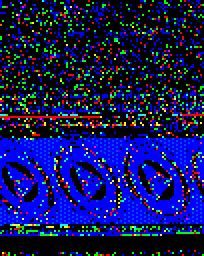
#> input picture features/malfinerssd/adware_bundler/VirusShare_26e0acd0692034ab639c28076aa9b9d2.png, 102 x 128 px (shown 2 times larger)
$ python -i utils_gist.py   (imports and definitions only)
#> lines starting #> are read from the running program, lines starting #| are printed output that depends on the picture
### techniques/img_gist_feature/util__img.py
# -*- coding: utf-8 -*-
import os
import sys
import cv2
import imghdr
import imageio
import numpy as np
from PIL import Image
from skimage.metrics import structural_similarity
S_NOW_DIR = os.path.dirname(os.path.abspath(__file__))
sys.path.append(S_NOW_DIR)
from util__base import *

'''
Is numpy matrix all no-zero data in alpha channel
'''
# [13 lines left out: function is_single_alpha, not called in this run]

'''
Convert raw image to small gray image, resize is  n_resize * n_resize
'''
# [34 lines left out: function img_2gray, not called in this run]

'''
a image to bgr format
'''
def img_2bgr(np_img_in, run_log=None, b_print=False):
    if np_img_in is None:
        return None, -3

    np_img_bgr = None # if raw image is uint16 so conver to uint8
    if len(np_img_in.shape) == 3 and np_img_in.shape[2] == 3: # Raw Image is BGR imge, so continue
        np_img_bgr = np_img_in
    elif len(np_img_in.shape) == 3 and np_img_in.shape[2] == 4: # Raw Image is BGRA imge, there are different situation to solve
        h, w, c = np_img_in.shape
        np_img_bgr_1 = cv2.cvtColor(np_img_in, cv2.COLOR_BGRA2BGR)
        b, g, r, a = cv2.split(np_img_in)
        b = cv2.convertScaleAbs(b, alpha=(255.0/65535.0)) # (b/256).astype('uint8')
        g = cv2.convertScaleAbs(g, alpha=(255.0/65535.0))
        r = cv2.convertScaleAbs(r, alpha=(255.0/65535.0))
        a = cv2.convertScaleAbs(a, alpha=(255.0/65535.0))
        new_img  = cv2.merge((b, g, r))
        not_a = cv2.bitwise_not(a)
        not_a = cv2.cvtColor(not_a, cv2.COLOR_GRAY2BGR)
        new_img = cv2.bitwise_and(new_img, new_img, mask = a)
        np_img_bgr_2 = cv2.add(new_img, not_a)
        np_img_gray_1 = cv2.cvtColor(cv2.convertScaleAbs(np_img_bgr_1, alpha=(255.0/65535.0)), cv2.COLOR_BGR2GRAY) # Which image has most not white
        np_img_gray_2 = cv2.cvtColor(np_img_bgr_2, cv2.COLOR_BGR2GRAY)
        n_info_1 = len(np.unique(np_img_gray_1))
        n_info_2 = len(np.unique(np_img_gray_2))
        np_img_bgr = np_img_bgr_1 if n_info_1 >= n_info_2 else np_img_bgr_2
    elif len(np_img_in.shape) == 3 and np_img_in.shape[2] == 1: # Raw Image is gray image
        np_img_bgr = np.tile(np_img_in, (1, 1, 3))     # 256x256x1 ==> 256x256x3
    elif len(np_img_in.shape) == 2:
        np_img_bgr = np.tile(np_img_in, (3, 1, 1))     # 256x256 ==> 3x256x256
        np_img_bgr = np.transpose(np_img_bgr, (1, 2, 0))  # 3x256x256 ==> 256x256x3
    return np_img_bgr, 0

'''
resize a image
'''
def img_resize(np_img_in, ln_resize, run_log=None, b_print=False):
    try:
        np_img_resize = cv2.resize(np_img_in, ln_resize, fx=0.5, fy=0.5, interpolation=cv2.INTER_AREA)
        return np_img_resize, 0
    except Exception as e:
        s_msg = 'resize err:%s' % str(e)
        run_log and run_log.error(s_msg)
        b_print and print(s_msg)
        return None, -3

'''
A image is usable image
'''
# [31 lines left out: function is_usable_img, not called in this run]

'''
A image deblank
'''
# [50 lines left out: function img_deblank, not called in this run]

'''
Get all frame form gif
Mode
1             1 bit pixel, black and white, save 8 bit pixel
L             8 bit pixel, black and white
P             8 bit pixel, mapping other mode with using color palette
RGB           3×8 bit pixel, true color
RGBA          4×8位像素，真彩+透明通道
CMYK          4×8位像素，颜色隔离
YCbCr         3×8位像素，彩色视频格式
I             32位整型像素
F             32位浮点型像素
'''
# [25 lines left out: function get_all_frame_from_gif, not called in this run]

'''
get a gif frome each frame image
'''
# [12 lines left out: function gen_gif_from_frames, not called in this run]

'''
Get real format of a image
'''
# [15 lines left out: function get_img_obv_and_true_ext, not called in this run]

'''
Get numpy array from path of image
'''
# [9 lines left out: function read_img, not called in this run]

'''
Write a image with url
'''
# [10 lines left out: function write_img, not called in this run]

'''
Resize a image in window size
'''
# [22 lines left out: function img_resize_win, not called in this run]

'''
A image is right bpg format?
'''
# [21 lines left out: function is_bpg_img, not called in this run]

'''
Get histogram equalization image
'''
# [16 lines left out: function get_histeq_img, not called in this run]

'''
Compute ssim
'''
# [16 lines left out: function get_ssim, not called in this run]

'''
Canny edge detect
'''
# [17 lines left out: function canny_edge_detect, not called in this run]

### techniques/img_gist_feature/utils_gist.py
# -*- coding: utf-8 -*-

import os
import cv2
import sys
import time
import numpy as np

S_NOW_DIR = os.path.dirname(os.path.abspath(__file__))
sys.path.append(S_NOW_DIR)

from util__img import *

class GistUtils:
    def __init__(self, n_resize=128, n_w=5, ln_orientation=[5, 5, 5, 5], n_block_num=4, n_prefilt=4):
        # vector dim(single chanle) = sum(ln_orientation) * n_block_num * n_block_num
        # (5+5+5+5)*(4*4) = 320
        self.n_resize = n_resize
        self.n_boundaryExtension = self.n_resize // 4
        self.n_w = n_w
        self.ln_orientation = ln_orientation
        self.n_block_num = n_block_num  # MUST n_resize % n_block_num == 0
        self.n_prefilt = n_prefilt

        self.__create_gabor()
        self.__get_gfmat()

    def get_gist_vec(self, np_img_raw, mode="rgb"):
        # resize
        np_img_resize, n_ret = img_resize(np_img_raw, (self.n_resize, self.n_resize))
        if n_ret != 0:
            print("image resize error")
            return None

        # convert gray or rgb
        np_gist = None
        if mode.lower() == "gray":
            np_img_gray, n_ret = img_2gray(np_img_resize)
            np_prefilt_img = self.__get_pre_filt(np_img_gray)
            np_gist = self.__gist_main(np_prefilt_img)

        elif mode.lower() == "rgb" or mode.lower() == "bgr":
            np_img_bgr, n_ret = img_2bgr(np_img_resize)

            np_img_b = np_img_bgr[:,:,0]
            np_img_g = np_img_bgr[:,:,1]
            np_img_r = np_img_bgr[:,:,2]

            np_gist_b = self.__get_pre_filt(np_img_b)
            np_gist_g = self.__get_pre_filt(np_img_g)
            np_gist_r = self.__get_pre_filt(np_img_r)

            np_gist_b = self.__gist_main(np_gist_b)
            np_gist_g = self.__gist_main(np_gist_g)
            np_gist_r = self.__gist_main(np_gist_r)


            np_gist = np.hstack([np_gist_b, np_gist_g, np_gist_r])
        else:
            print("input mode error")

        return np_gist

    def __get_pre_filt(self, np_img):
        np_log_img = np.log(np_img + 1.0)
        np_pad_img = np.pad(np_log_img,((self.n_w,self.n_w), (self.n_w,self.n_w)), 'symmetric')

        np_gf = self.np_gf
        np_out = np_pad_img - np.real(np.fft.ifft2(np.fft.fft2(np_pad_img) * np_gf ))

        np_local = np.sqrt(np.abs(np.fft.ifft2(np.fft.fft2(np_out **2) * np_gf)))
        np_out = np_out / (0.2 + np_local)

        n_size = self.n_resize + 2 * self.n_w

        return np_out[self.n_w: n_size - self.n_w, self.n_w : n_size - self.n_w]

    def __gist_main(self, np_prefilt_img):

        n_b = self.n_boundaryExtension
        np_pad_img = np.pad(np_prefilt_img, ((n_b, n_b), (n_b, n_b)), 'symmetric')
        np_fft2_img = np.fft.fft2(np_pad_img)


        n_filter = self.np_gabor.shape[2]
        n_size = self.np_gabor.shape[0]
        lf_gist = []
        for i in range(n_filter):
            np_res = np.abs(np.fft.ifft2( np_fft2_img * self.np_gabor[:,:,i] ))

            np_res = np_res[n_b: n_size - n_b, n_b : n_size - n_b]

            lf_filter_res = self.__down_sampling(np_res)
            lf_gist = lf_gist + lf_filter_res

        np_gist = np.asarray(lf_gist)
        return np_gist[np.newaxis,:]

    def __create_gabor(self):
        n_gabor_size = self.n_resize + 2 * self.n_boundaryExtension
        ln_or = self.ln_orientation

        n_scales = len(ln_or)
        n_filters = sum(ln_or)

        np_param = np.zeros((n_filters, 4), dtype = np.float64)
        n_index = 0
        for i in range(n_scales):
            for j in range(0, ln_or[i]):
                np_param[n_index, 0] = 0.35
                np_param[n_index, 1] = 0.3 / (1.85**i)
                np_param[n_index, 2] = 16 *(ln_or[i]**2)/(32**2)
                np_param[n_index, 3] = np.pi/ln_or[i] * j

                n_index += 1


        np_linear = np.linspace(-n_gabor_size//2, n_gabor_size//2-1, n_gabor_size)
        np_fx, np_fy = np.meshgrid(np_linear, np_linear)
        np_res_A = np.fft.fftshift(np.sqrt(np_fx ** 2 + np_fy**2))
        np_res_B = np.fft.fftshift(np.angle(np_fx + 1j*np_fy))

        self.np_gabor = np.zeros((n_gabor_size, n_gabor_size, n_filters), dtype = np.float64)
        for i in range(n_filters):
            np_tr = np_res_B + np_param[i,3]
            np_A  = (np_tr < -np.pi) + 0.0
            np_B  = (np_tr > np.pi) + 0.0

            np_tr = np_tr + 2 *np.pi * np_A - 2*np.pi*np_B
            np_every_gabor = np.exp(-10 * np_param[i,0] * ((np_res_A / n_gabor_size /np_param[i,1] - 1) **2) - 2*np_param[i,2]*np.pi*(np_tr **2))

            self.np_gabor[:,:,i] = np_every_gabor

    def sav_gist_gabor_to_dir(self, s_gabor_folder = 'Gabor'):
        if self.np_gabor is None:
            print('gabor is not exists')

        if s_gabor_folder == None or s_gabor_folder == '':
            s_gabor_folder = 'Gabor'

        if not os.path.exists(s_gabor_folder) or not os.path.isdir(s_gabor_folder):
            os.makedirs(s_gabor_folder)

        n_row, n_col, n_num = self.np_gabor.shape
        for i in range(n_num):
            np_submat = self.np_gabor[:, :, i]
            np.savetxt('%s/Gabor%s' % (s_gabor_folder, str(i).zfill(2)), np_submat)
        print('Write Success.')


    def __get_gfmat(self):
        n_s1 = self.n_prefilt /np.sqrt(np.log(2))
        n_boundray = self.n_resize + 2 * self.n_w

        np_linear = np.linspace(-n_boundray//2, n_boundray//2-1, n_boundray)
        np_fx, np_fy = np.meshgrid(np_linear, np_linear)

#        np_gf = np.fft.fftshift(np.exp( -(np_fx **2 + np_fy **2)/(n_s1 ** 2)))
        self.np_gf = np.fft.fftshift(np.exp( -(np_fx **2 + np_fy **2)/(n_s1 ** 2)))

    def __down_sampling(self, np_img):
        np_index = np.linspace(0, self.n_resize, self.n_block_num + 1, dtype = np.int64)
        ln_data = []
        for i in range(self.n_block_num):
            for j in range(self.n_block_num):
                np_zone = np_img[np_index[i]: np_index[i+1] , np_index[j]: np_index[j+1]]
                np_zone = np_zone.T.reshape(-1)
#                n_res = np.median(np_zone)
                n_res = np.max(np_zone)
                ln_data.append(n_res)
        return ln_data


>>> import cv2
>>> picture = cv2.imread('../../features/malfinerssd/adware_bundler/VirusShare_26e0acd0692034ab639c28076aa9b9d2.png')
#> picture is the input picture: shape (128, 102, 3); mean B, G, R 90.9, 20.3, 15
>>> result = GistUtils().get_gist_vec(picture)
#> in img_resize, `np_img_resize = cv2.resize(np_img_in, ln_resize, fx=0.5, fy=0.5, inter..`:
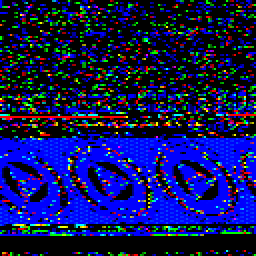
#> np_img_resize: shape (128, 128, 3) (shown 2 times larger); mean B, G, R 90.9, 20.3, 15
#> in get_gist_vec, `np_img_resize, n_ret = img_resize(np_img_raw, (self.n_resize, self.n_r..`: n_ret = 0
#> in __get_pre_filt, `return np_out[self.n_w: n_size - self.n_w, self.n_w : n_size - self.n_w]`:
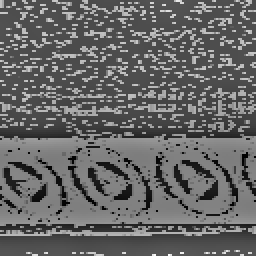
#> returned value: shape (128, 128) float64 (shown 2 times larger); min -2.06, max 3.1, mean 0.000618; drawn with min black and max white
#> in __get_pre_filt (call 3), `np_local = np.sqrt(np.abs(np.fft.ifft2(np.fft.fft2(np_out **2) * np_gf..`:
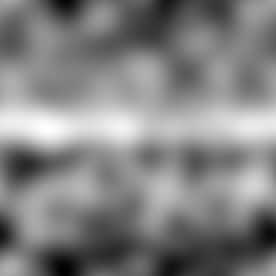
#> np_local: shape (138, 138) float64 (shown 2 times larger); min 0.589, max 2.12, mean 1.37; drawn with min black and max white
#> after the loop in __gist_main, `for i in range(n_filter):`:
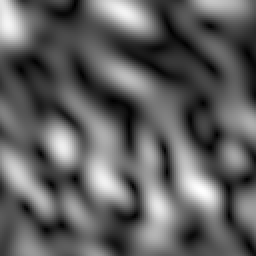
#> np_res: shape (128, 128) float64 (shown 2 times larger); min 0.00036, max 0.0984, mean 0.0373; drawn with min black and max white
#> after the loop in __gist_main, `for i in range(n_filter):`: lf_gist = 320 values, max 0.691 at index 62, min 0.0438 at index 247, mean 0.337
#> in __gist_main, `np_gist = np.asarray(lf_gist)`: np_gist has the same summary as lf_gist
#> after the loop in __gist_main (call 2), `for i in range(n_filter):`:
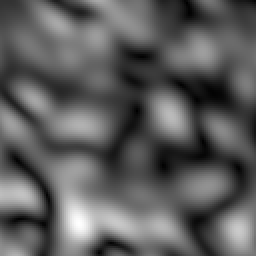
#> np_res: shape (128, 128) float64 (shown 2 times larger); min 0.000246, max 0.0924, mean 0.034; drawn with min black and max white
#> after the loop in __gist_main (call 2), `for i in range(n_filter):`: lf_gist = 320 values, max 0.827 at index 15, min 0.0406 at index 255, mean 0.303
#> in __gist_main (call 2), `np_gist = np.asarray(lf_gist)`: np_gist has the same summary as lf_gist
#> the loop in __gist_main (call 3), `for i in range(n_filter):` made 20 passes
#> pass 1, in __gist_main (call 3), `np_res = np_res[n_b: n_size - n_b, n_b : n_size - n_b]`:
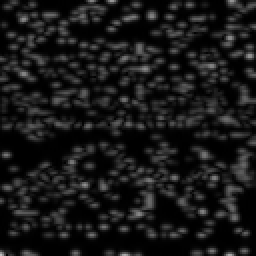
#> np_res: shape (128, 128) float64 (shown 2 times larger); min 9.85e-05, max 0.749, mean 0.0957
#> after the loop in __gist_main (call 3), `for i in range(n_filter):`:
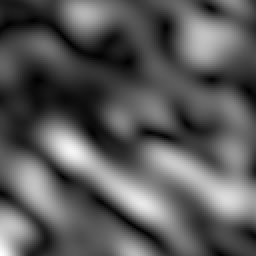
#> np_res: shape (128, 128) float64 (shown 2 times larger); min 0.000272, max 0.117, mean 0.0416; drawn with min black and max white
#> after the loop in __gist_main (call 3), `for i in range(n_filter):`: lf_gist = 320 values, max 0.918 at index 47, min 0.041 at index 244, mean 0.329
#> in __gist_main (call 3), `np_gist = np.asarray(lf_gist)`: np_gist has the same summary as lf_gist
